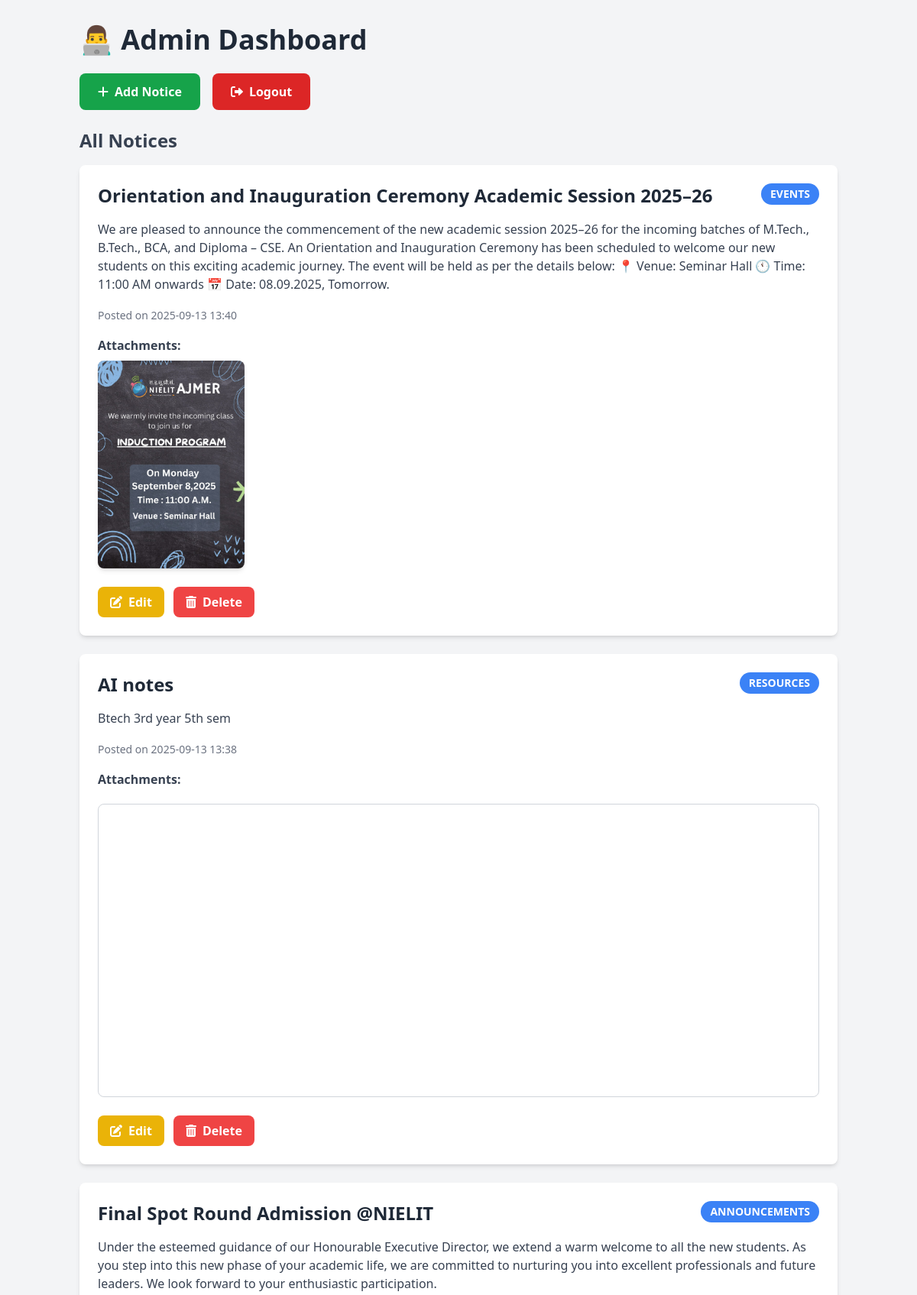
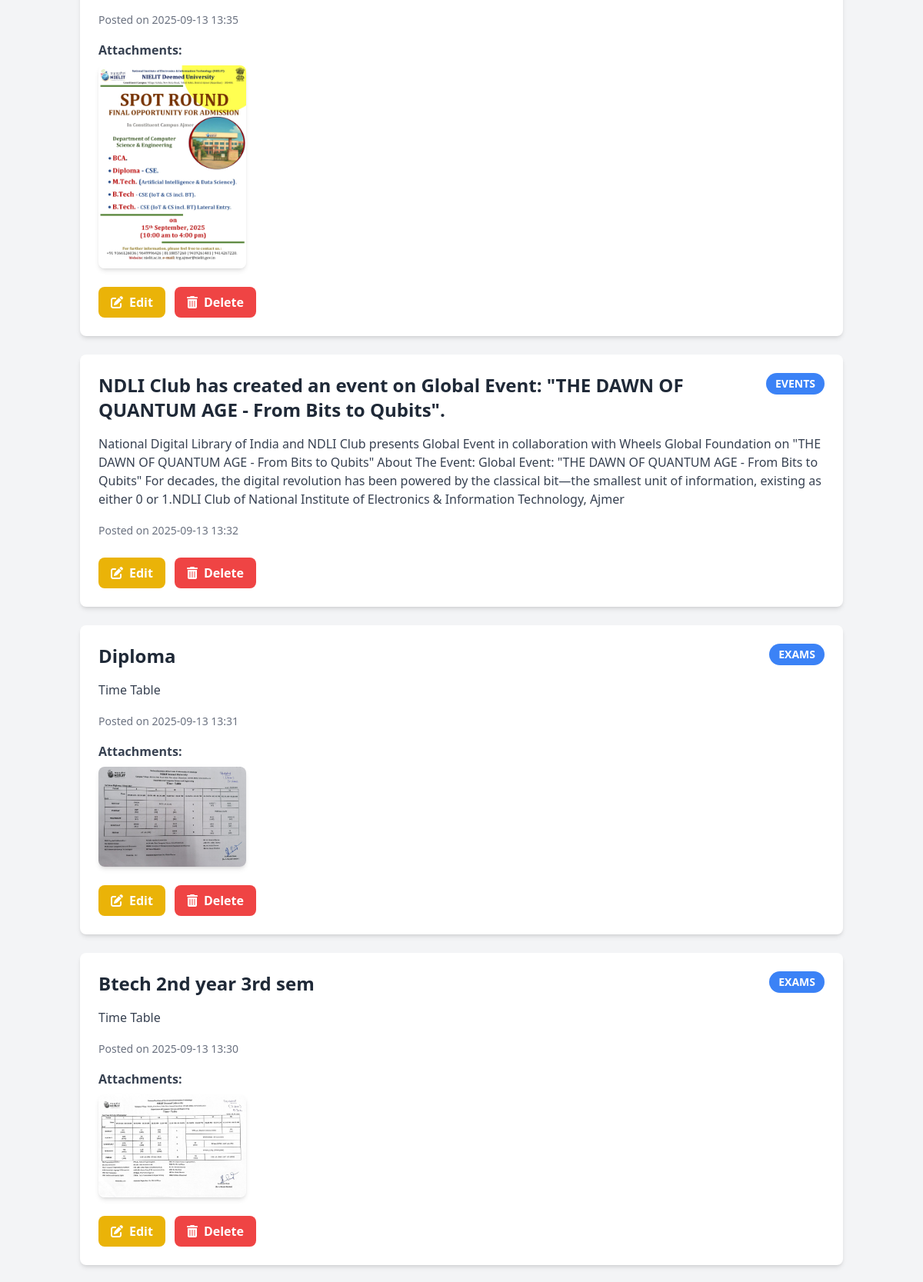
The page /dashboard (signed in, upper part) on the database its author committed (2 pictures, top to bottom).
### app.py (models this page shows)
class Notice(db.Model):
    id = db.Column(db.Integer, primary_key=True)
    title = db.Column(db.String(200), nullable=False)
    content = db.Column(db.Text, nullable=False)
    category = db.Column(db.String(50), nullable=True)  # New field for notice category
    timestamp = db.Column(db.DateTime, default=current_time_ist)
    files = db.Column(db.String(500))  # Comma-separated filenames

### app.py (the view)
@app.route("/dashboard")
def admin_dashboard():
    if "user_id" not in session:
        flash("Please log in to access the dashboard.", "warning")
        return redirect(url_for("login"))
    notices = Notice.query.order_by(Notice.timestamp.desc()).all()
    return render_template("dashboard.html", notices=notices)

### app.py (called while the page is built)
@app.before_request
def create_tables():
    db.create_all()
    if not User.query.filter_by(username="admin").first():
        hashed_pw = generate_password_hash("admin", method="pbkdf2:sha256")
        db.session.add(User(username="admin", password=hashed_pw))
        db.session.commit()

### templates/dashboard.html (shortened to what this page needs)
<!DOCTYPE html>
<html>
<head>
    <script src="https://cdn.tailwindcss.com"></script>
    <link rel="stylesheet" href="https://cdnjs.cloudflare.com/ajax/libs/font-awesome/6.0.0-beta3/css/all.min.css">
</head>
<body class="bg-gray-100 min-h-screen">
<div class="container mx-auto px-4 py-8">
    <h1 class="text-4xl font-bold mb-6 text-gray-800">👨‍💻 Admin Dashboard</h1>
    <div class="mb-6 flex space-x-4">
        <a href="{{ url_for('add_notice') }}" class="bg-green-600 hover:bg-green-700 text-white font-bold py-3 px-6 rounded-lg transition duration-300 flex items-center">
            <i class="fas fa-plus mr-2"></i>Add Notice
        </a>
        <a href="{{ url_for('logout') }}" class="bg-red-600 hover:bg-red-700 text-white font-bold py-3 px-6 rounded-lg transition duration-300 flex items-center">
            <i class="fas fa-sign-out-alt mr-2"></i>Logout
        </a>
    </div>
    <h2 class="text-2xl font-semibold mb-4 text-gray-700">All Notices</h2>
    {% for notice in notices %}
        <div class="bg-white rounded-lg shadow-md p-6 mb-6">
            <div class="flex justify-between items-start mb-4">
                <h3 class="text-2xl font-bold text-gray-800">{{ notice.title }}</h3>
                <span class="bg-blue-500 text-white px-3 py-1 rounded-full text-sm font-semibold">{{ notice.category.upper() if notice.category else 'UNCATEGORIZED' }}</span>
            </div>
            <p class="text-gray-700 mb-4">{{ notice.content }}</p>
            <small class="text-gray-500 text-sm">Posted on {{ notice.timestamp.strftime('%Y-%m-%d %H:%M') }}</small>
            {% if notice.files %}
                <div class="mt-4">
                    <strong class="block text-gray-700 mb-2">Attachments:</strong>
                    <div class="flex flex-wrap gap-4">
                        {% for file in notice.files.split(',') %}
                            {% set ext = file.rsplit('.', 1)[1].lower() %}
                            {% if ext in ['jpg', 'jpeg', 'png', 'gif'] %}
                                <a href="{{ url_for('uploaded_file', filename=file.strip()) }}" target="_blank" class="block">
                                    <img src="{{ url_for('uploaded_file', filename=file.strip()) }}"
                                         alt="attachment" class="w-48 h-auto rounded-lg shadow-md object-cover">
                                </a>
                            {% elif ext == 'pdf' %}
                                <div class="w-full mt-3">
                                    <iframe src="{{ url_for('uploaded_file', filename=file.strip()) }}"
                                            class="w-full h-96 border border-gray-300 rounded-lg">
                                    </iframe>
                                </div>
                            {% endif %}
                        {% endfor %}
                    </div>
                </div>
            {% endif %}
            <div class="mt-6 flex space-x-3">
                <a href="{{ url_for('edit_notice', id=notice.id) }}" class="bg-yellow-500 hover:bg-yellow-600 text-white font-bold py-2 px-4 rounded-lg transition duration-300 flex items-center">
                    <i class="fas fa-edit mr-2"></i>Edit
                </a>
                <form action="{{ url_for('delete_notice', id=notice.id) }}" method="POST" class="inline-block">
                    <button type="submit" class="bg-red-500 hover:bg-red-600 text-white font-bold py-2 px-4 rounded-lg transition duration-300 flex items-center" onclick="return confirm('Are you sure you want to delete this notice?');">
                        <i class="fas fa-trash-alt mr-2"></i>Delete
                    </button>
                </form>
            </div>
        </div>
    {% else %}
        <p class="text-gray-600 text-lg">No notices found.</p>
    {% endfor %}
</div>
</body>
</html>

### rows shown on the page
Notice: title "Orientation and Inauguration Ceremony Academic Session 2025–26", category "EVENTS", content "We are pleased to announce the commencement of the new academic session 2025–26 for the incoming batches of M.Tech., B.Tech., BCA, and Diploma – CSE. An Orientation and Inauguration Ceremony has been scheduled to welcome our new students on this exciting academic journey. The event will be held as per the details below: 📍 Venue: Seminar Hall 🕚 Time: 11:00 AM onwards 📅 Date: 08.09.2025, Tomorrow.", timestamp "2025-09-13 13:40", files (picture)
Notice: title "AI notes", category "RESOURCES", content "Btech 3rd year 5th sem", timestamp "2025-09-13 13:38"
Notice: title "Final Spot Round Admission @NIELIT", category "ANNOUNCEMENTS", content "Under the esteemed guidance of our Honourable Executive Director, we extend a warm welcome to all the new students. As you step into this new phase of your academic life, we are committed to nurturing you into excellent professionals and future leaders. We look forward to your enthusiastic participation.", timestamp "2025-09-13 13:35", files (picture)
Notice: title "NDLI Club has created an event on Global Event: \"THE DAWN OF QUANTUM AGE - From Bits to Qubits\".", category "EVENTS", content "National Digital Library of India and NDLI Club presents Global Event in collaboration with Wheels Global Foundation on \"THE DAWN OF QUANTUM AGE - From Bits to Qubits\" About The Event: Global Event: \"THE DAWN OF QUANTUM AGE - From Bits to Qubits\" For decades, the digital revolution has been powered by the classical bit—the smallest unit of information, existing as either 0 or 1.NDLI Club of National Institute of Electronics & Information Technology, Ajmer", timestamp "2025-09-13 13:32"
Notice: title "Diploma", category "EXAMS", content "Time Table", timestamp "2025-09-13 13:31", files (picture)
Notice: title "Btech 2nd year 3rd sem", category "EXAMS", content "Time Table", timestamp "2025-09-13 13:30", files (picture)
